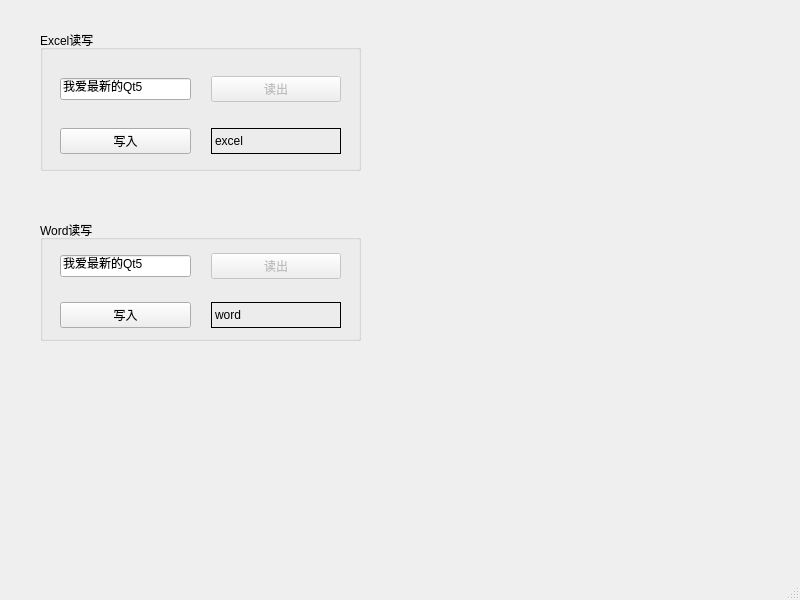
<?xml version="1.0" encoding="UTF-8"?>
<ui version="4.0">
 <class>MainWindow</class>
 <widget class="QMainWindow" name="MainWindow">
  <property name="geometry">
   <rect>
    <x>0</x>
    <y>0</y>
    <width>800</width>
    <height>600</height>
   </rect>
  </property>
  <property name="windowTitle">
   <string>MainWindow</string>
  </property>
  <widget class="QWidget" name="centralwidget">
   <widget class="QGroupBox" name="gbExcel">
    <property name="geometry">
     <rect>
      <x>40</x>
      <y>30</y>
      <width>321</width>
      <height>141</height>
     </rect>
    </property>
    <property name="title">
     <string>Excel读写</string>
    </property>
    <widget class="QWidget" name="">
     <property name="geometry">
      <rect>
       <x>20</x>
       <y>40</y>
       <width>281</width>
       <height>91</height>
      </rect>
     </property>
     <layout class="QGridLayout" name="gridLayout">
      <property name="spacing">
       <number>20</number>
      </property>
      <item row="0" column="0">
       <widget class="QLineEdit" name="leExcel">
        <property name="sizePolicy">
         <sizepolicy hsizetype="Preferred" vsizetype="Fixed">
          <horstretch>0</horstretch>
          <verstretch>0</verstretch>
         </sizepolicy>
        </property>
        <property name="text">
         <string>我爱最新的Qt5</string>
        </property>
       </widget>
      </item>
      <item row="0" column="1">
       <widget class="QPushButton" name="btnExcelRead">
        <property name="enabled">
         <bool>false</bool>
        </property>
        <property name="text">
         <string>读出</string>
        </property>
       </widget>
      </item>
      <item row="1" column="0">
       <widget class="QPushButton" name="btnExcelWrite">
        <property name="text">
         <string>写入</string>
        </property>
       </widget>
      </item>
      <item row="1" column="1">
       <widget class="QLabel" name="labExcel">
        <property name="frameShape">
         <enum>QFrame::Panel</enum>
        </property>
        <property name="text">
         <string>excel</string>
        </property>
       </widget>
      </item>
     </layout>
    </widget>
   </widget>
   <widget class="QGroupBox" name="groupBox">
    <property name="geometry">
     <rect>
      <x>40</x>
      <y>220</y>
      <width>321</width>
      <height>121</height>
     </rect>
    </property>
    <property name="title">
     <string>Word读写</string>
    </property>
    <widget class="QWidget" name="">
     <property name="geometry">
      <rect>
       <x>20</x>
       <y>30</y>
       <width>281</width>
       <height>81</height>
      </rect>
     </property>
     <layout class="QGridLayout" name="gridLayout_4">
      <property name="spacing">
       <number>20</number>
      </property>
      <item row="0" column="0">
       <widget class="QLineEdit" name="leWord">
        <property name="sizePolicy">
         <sizepolicy hsizetype="Preferred" vsizetype="Fixed">
          <horstretch>0</horstretch>
          <verstretch>0</verstretch>
         </sizepolicy>
        </property>
        <property name="text">
         <string>我爱最新的Qt5</string>
        </property>
       </widget>
      </item>
      <item row="0" column="1">
       <widget class="QPushButton" name="btnWordRead">
        <property name="enabled">
         <bool>false</bool>
        </property>
        <property name="text">
         <string>读出</string>
        </property>
       </widget>
      </item>
      <item row="1" column="0">
       <widget class="QPushButton" name="btnWordWrite">
        <property name="text">
         <string>写入</string>
        </property>
       </widget>
      </item>
      <item row="1" column="1">
       <widget class="QLabel" name="labWord">
        <property name="frameShape">
         <enum>QFrame::Panel</enum>
        </property>
        <property name="text">
         <string>word</string>
        </property>
       </widget>
      </item>
     </layout>
    </widget>
   </widget>
  </widget>
  <widget class="QMenuBar" name="menubar">
   <property name="geometry">
    <rect>
     <x>0</x>
     <y>0</y>
     <width>800</width>
     <height>22</height>
    </rect>
   </property>
  </widget>
  <widget class="QStatusBar" name="statusbar"/>
 </widget>
 <resources/>
 <connections/>
</ui>
